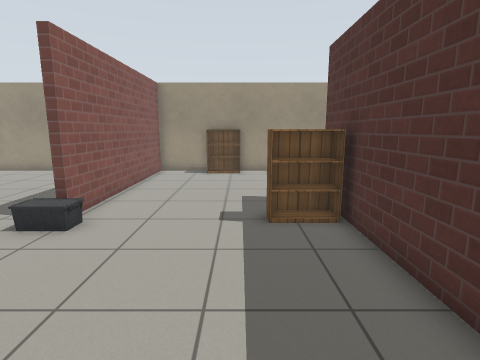
View 1 (above)

14 first-person views from a walk through a world built for the Gazebo simulator. The camera is 1.2 m above the floor, tilts 10° down and sees 80° across. The floor is counted in squares, 0.5 m on a side. Each view is taken from the middle of a square. On the plan, view 1 faces up. The plan holds only what a view shows up to about 18 squares ahead; the rest is blank. Simple patterns stand in for the simulator's built-in surfaces.

View 2
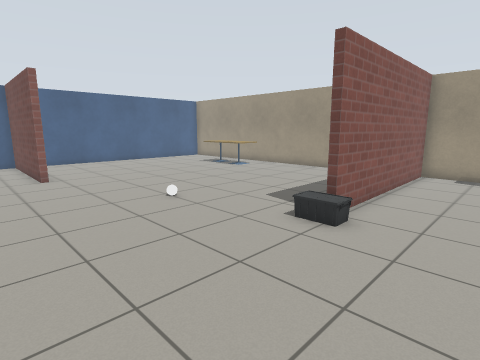

View 3
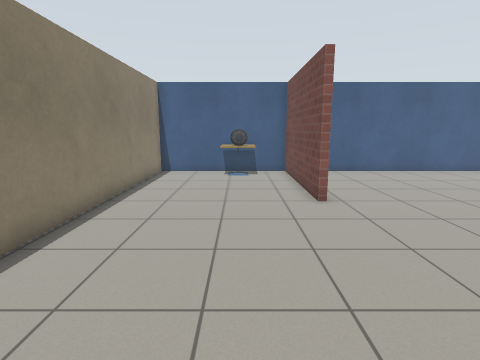

View 4
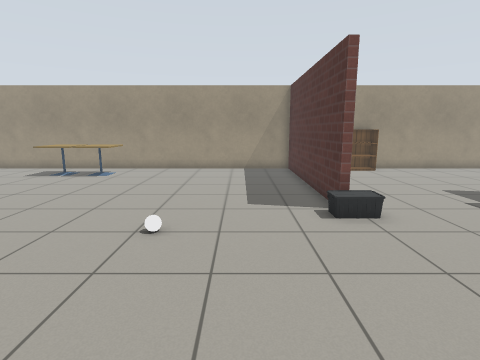

View 5
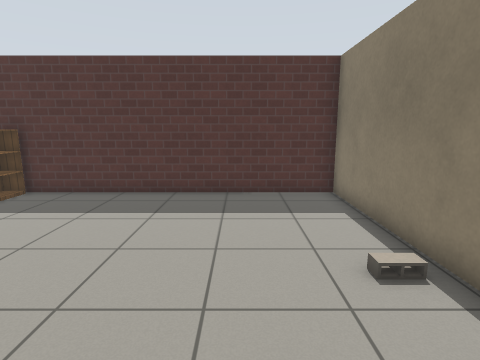

View 6
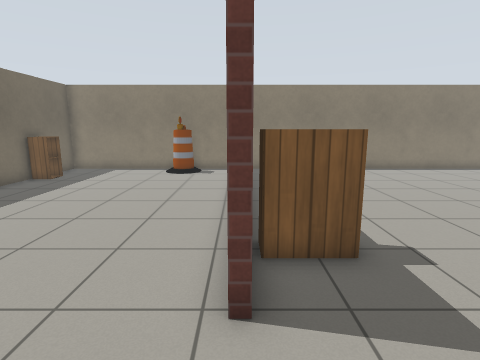

View 7
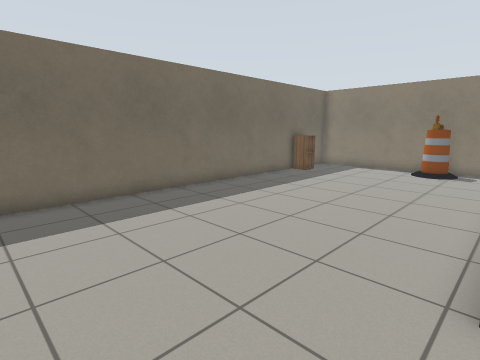

View 8
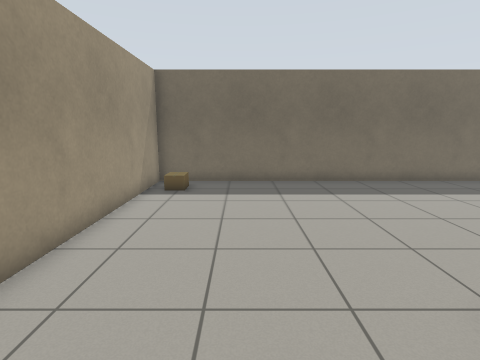

View 9
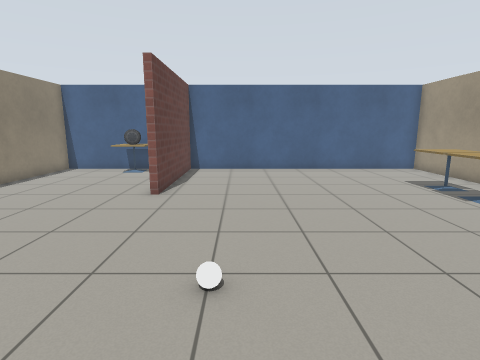

View 10
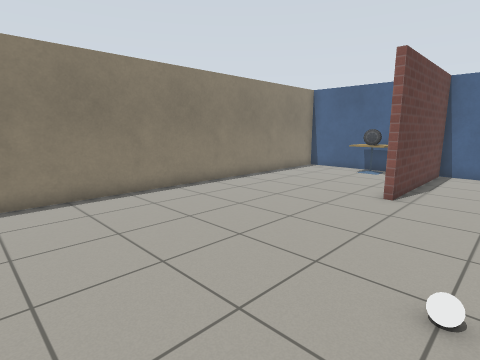

View 11
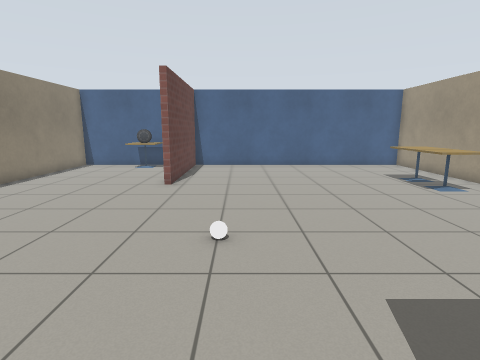

View 12
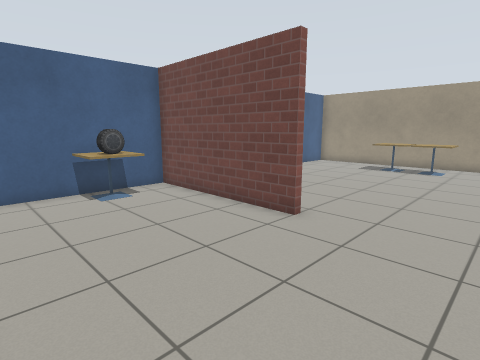

View 13
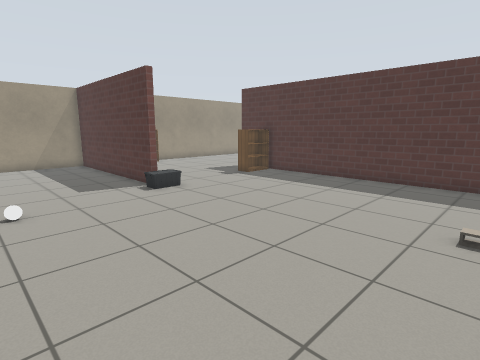

View 14
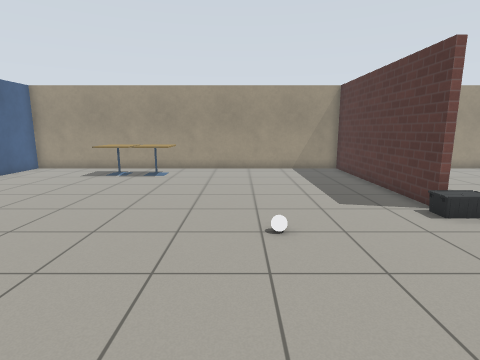

### Floor plan
Points are (right, up) in squares from view 1. A wall is a line through its corners. A room is listed if a view was taken in it or the views show most of it. See-through windows are left out.
Room 1 (views 1, 2, 3, 4, 5, 6, 7, 8, 9, 10, 11, 12, 13, 14)
walls: (-5, 7.5) (-5, 16.8) (-23.6, 16.8) (-23.6, 3) (-16.4, 3); (-16.4, 2.7) (-23.6, 2.7) (-23.6, -4.6) (2.9, -4.6) (2.9, 9.7) (3.2, 9.7); (3.8, -4.6) (13.3, -4.6) (13.3, -2.4); (13.3, -0.5) (13.3, 16.8) (-4.7, 16.8) (-4.7, 7.5)
objects: cafe table (-23, -1) to (-22, 1); car (-22, 0); cafe table (-18, 14) to (-17, 15); cafe table (-16, 14) to (-15, 15); white ball (-10, 6); other object (-5, 7) to (-4, 7); cinder block (-4, -4); bookshelf (-2, 16) to (0, 16); bookshelf (1, 7) to (2, 8); barrel (6, -4) to (7, -3); cardboard box (11, 15) to (12, 16); cabinet (12, -2) to (13, -1)

Positions as (right, up) in squares from view 1, and headings:
1: (0, 0), facing up
2: (-1, 0), facing up-left
3: (-7, 0), facing left
4: (-8, -1), facing up
5: (-8, -1), facing right
6: (3, 13), facing down
7: (3, 14), facing down-right
8: (0, 13), facing right
9: (-6, 6), facing left
10: (-6, 6), facing down-left
11: (-4, 6), facing left
12: (-12, -4), facing up-left
13: (-11, -4), facing up-right
14: (-11, -1), facing up
